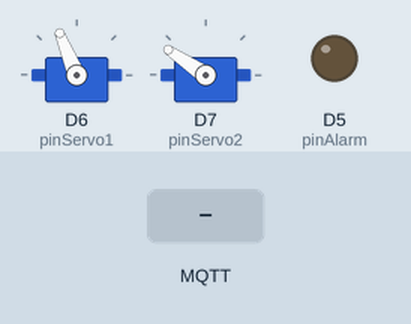
This sketch was run on a simulated ESP8266 (NodeMCU). On the bench: 2 × servo, output pins drawn as LEDs (lit = HIGH). The test bench sets the inputs (shaded band). WiFi joins after 1.5 s; servers stay silent unless stated; random numbers use the default seed unless the sketch sets one; no MQTT or app messages arrive unless stated; what the sketch prints to the serial monitor is not drawn.

Above: at 3.2 s.
3.3 s: MQTT message "1" arrives on the first subscribed topic
At 3.72 s:
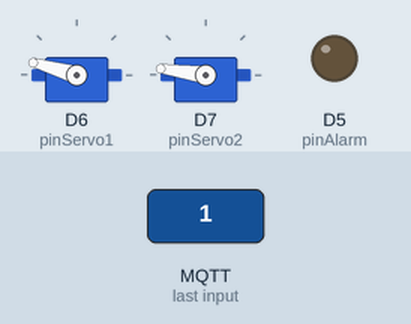
6.3 s: MQTT message "on" arrives on the first subscribed topic
At 6.46 s:
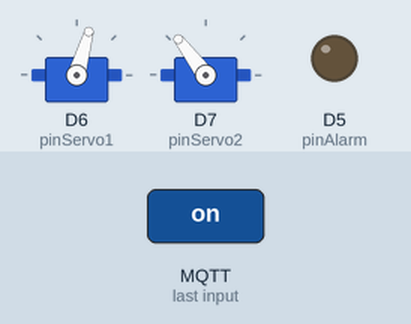
9.3 s: MQTT message "off" arrives on the first subscribed topic
At 9.51 s:
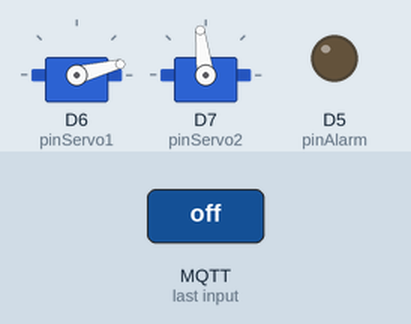
Timing chart, 0 to 18.3 s (numbered marks = the images above; inputs shaded):
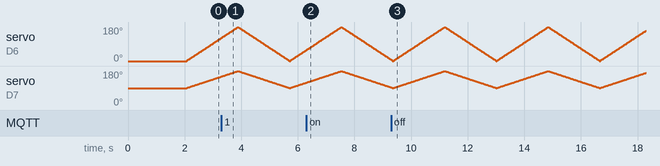

The sketch:

iotNode.ino
```cpp
/************************ INCLUDE LIBRARY ************************/
#include <ESP8266WiFi.h>
#include <PubSubClient.h>
#include <ArduinoJson.h>
#include <Servo.h>
/*****************************************************************/

/********************** PIN CONFIGURATION ************************/
#define pinAlarm D5
#define pinServo1 D6
#define pinServo2 D7
/*****************************************************************/

/********************* VARIABEL WiFi & MQTT **********************/
const char* ssid = "SURAKARTAN"; // Nama WiFi
const char* password = "prasetyo12"; // Password WiFi
const char* mqtt_server = "192.168.43.242"; // IP address
const int mqtt_port = 1884; // Port MQTT
WiFiClient espClient;
PubSubClient client(espClient);
/*****************************************************************/

/************************* VARIABEL GLOBAL ***********************/
Servo myservo1;
Servo myservo2;

DynamicJsonDocument root(1024);
int pos = 0; // variable to store the servo position
int stateAlarm = 0;
bool clockwise = true;
/*****************************************************************/

/************************ DEKLARASI FUNGSI ***********************/
void setup_wifi();
void reconnect();
void callback(char* topic, byte* payload, unsigned int length);

/*****************************************************************/

void setup() {
        Serial.begin(115200);

        pinMode(pinAlarm, OUTPUT);

        setup_wifi();

        /***** Connnect MQTT *****/
        client.setServer(mqtt_server, mqtt_port);
        while (!client.connected()) {
                String connection_id = String(ESP.getChipId());
                client.connect(connection_id.c_str());
                Serial.print(".");
                delay(500);
        }

        Serial.println("\nConnected to MQTT");
        /************************/
        client.subscribe("dataAlert");
        client.setCallback(callback);
}

void loop() {
        if (!client.connected()) { // Koneksikan kembali apabila koneksi terputus
                reconnect();
                client.subscribe("dataAlert");
        }
        client.loop();

        // FUNGSI Alarm -------------------------------------------------------
        if(!stateAlarm) {
                myservo1.attach(pinServo1);
                myservo2.attach(pinServo2);
                myservo1.write(pos);
//                delay(10);
                myservo2.write((pos+180)/2);
                delay(10);
                if (clockwise) {
                        if (pos == 180){
                          pos--;
                          clockwise = false;
                        } else {
                          pos++;
                        }
                } else {
                        if (pos == 0){
                          pos++;
                          clockwise = true;
                          } else {
                            pos--;
                          }
                }
//                Serial.println(pos);
                digitalWrite(pinAlarm, LOW);
        }
        else if(stateAlarm) {
                myservo1.detach();
                myservo2.detach();
                digitalWrite(pinAlarm, HIGH);
        }
}

void setup_wifi() {
        // We start by connecting to a WiFi network
        Serial.println();
        Serial.print("Connecting to ");
        Serial.println(ssid);

        WiFi.begin(ssid, password);

        // Waiting until connected
        while (WiFi.status() != WL_CONNECTED) {
                delay(500);
                Serial.print(".");
        }
        randomSeed(micros());

        Serial.println("");
        Serial.println("WiFi connected");
        Serial.println("IP address: ");
        Serial.println(WiFi.localIP());
}

void reconnect() {
        // Loop until we're reconnected
        while (!client.connected()) {
                Serial.print("Attempting MQTT connection...");

                // Create a random client ID
                String clientId = "ESP8266Client-";
                clientId += String(random(0xffff), HEX);

                // Attempt to connect
                if (client.connect(clientId.c_str())) {
                        Serial.println("connected");
                } else {
                        Serial.print("failed, rc=");
                        Serial.print(client.state());
                        Serial.println(" try again in 2 seconds");

                        // Wait 2 seconds before retrying
                        delay(2000);
                }
        }
}

void callback(char* topic, byte* payload, unsigned int length) {
        Serial.print("Message received on topic ");
        Serial.print(topic);
        Serial.print(": ");
        String string_message;
        for (int i = 0; i < length; i++) {
                Serial.print((char)payload[i]);
                string_message += char(payload[i]);
        } Serial.println();

        deserializeJson(root, string_message);

        int area = root["area"];
        int status = root["status"];

        Serial.print("Area : ");
        Serial.print(area);
        Serial.print(", Status : ");
        Serial.print(status);

        if(area == 1 ) {
                stateAlarm = status;
                Serial.println("ZING " + String(status));
        }

}
```
